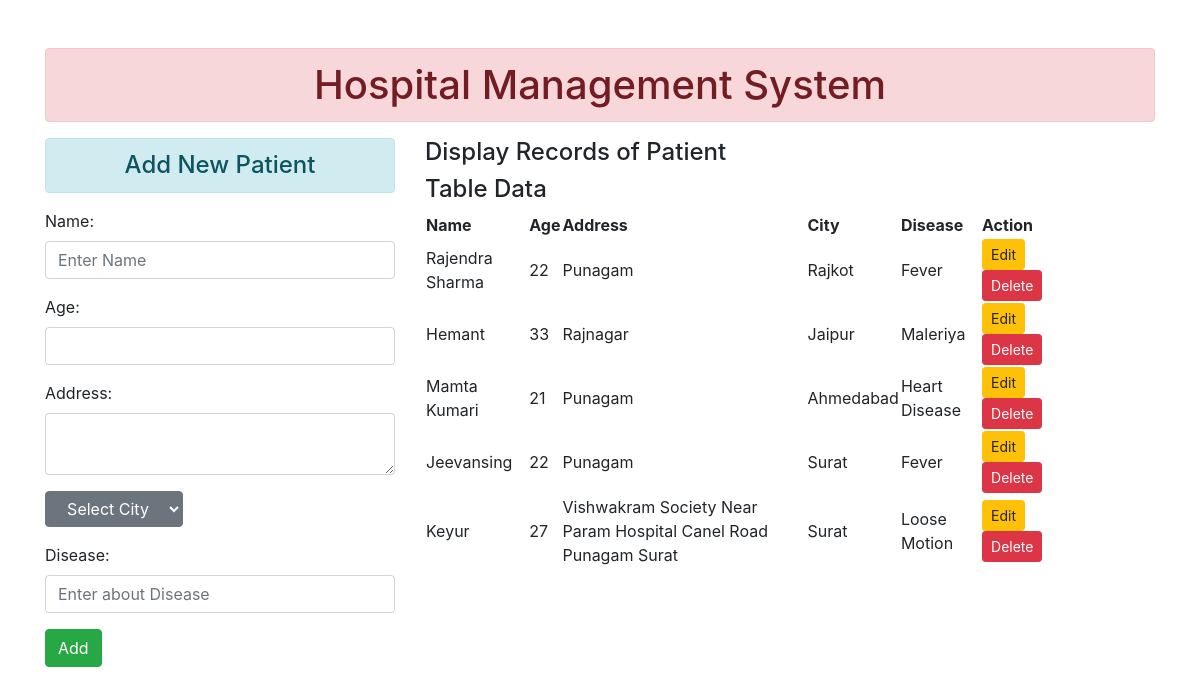
The page / on the database its author committed.
### My_HMS/models.py (models this page shows)
class Patient1(models.Model):
    PID=models.AutoField(primary_key=True)
    Name=models.CharField(max_length=75)
    Age=models.IntegerField()
    Address=models.TextField(max_length=100)
    City=models.CharField(max_length=45)
    Disease=models.CharField(max_length=40)

### My_HMS/views.py (the view, shortened to what this page needs)
# urls.py: path('', views.index),
def index(request):
    Pat=Patient.objects.all()
    return render(request,'insertdisplay.html',{'Patient':Pat})

### templates/insertdisplay.html (shortened to what this page needs)
{% extends 'base.html'%}
{% block content%}
<div class="row">
    <div class="col-sm-4">
        <h4 class="text-center alert alert-info">Add New Patient</h4>
        <form action="" method="POST">
            <p><label for="id_Name">Name:</label> <input  class='form-control' type="text"   placeholder="Enter Name"  {% if pdata %} value="{{ pdata.Name }}" {% endif %} name="Name" class="form-control" maxlength="75" required="" id="id_Name"></p>
            <p><label for="id_Age">Age:</label> <input  type="number" class="form-control" name="Age"  {% if pdata %} value="{{ pdata.Age }}" {% endif %}  required="" id="id_Age"></p>
            <p><label for="id_Address">Address:</label> <textarea name="Address" class="form-control"  cols="30" rows="2" maxlength="100" required="" id="id_Address"> {% if pdata %} {{ pdata.Address }} {% endif %}</textarea></p>
            <P>
                <select name="City" class="btn btn-secondary dropdown-toggle">
                    <option value="--Select City--">Select City</option>
                </select>
              </P>
            <p><label for="id_Disease">Disease:</label> <input type="text" name="Disease" class="form-control"  {% if pdata %} value="{{ pdata.Disease }}" {% endif %} maxlength="40" placeholder="Enter about Disease" required="" id="id_Disease"></p>
            <input type="submit" class="btn btn-success" value="Add">
        </form>
    </div>
    <div class="col-sm-7 offset">
        <h4> Display Records of Patient</h4>
        {% if Patient %}
            <h4>Table Data</h4>
            <table>
                <tr>
                    <th>Name</th>
                    <th>Age</th>
                    <th>Address</th>
                    <th>City</th>
                    <th>Disease</th>
                    <th>Action</th>
                </tr>
                    {% for p in Patient %}
                    <tr>
                        <td>{{ p.Name }}</td>
                        <td>{{ p.Age }}</td>
                        <td>{{ p.Address }}</td>
                        <td>{{ p.City }}</td>
                        <td>{{ p.Disease }}</td>
                        <td><a href="update/{{ p.PID }}" class="btn btn-warning btn-sm">Edit</a><form action="#" method="GET" class="d-inline">
                            <button type="Submit" value="Delete" class="btn btn-danger btn-sm"><a href="delete/{{ p.PID }}" style="color:white;text-decoration: none;">Delete</a></button>
                        </form></td>
                    </tr>
                    {% endfor %}
            </table>
        {% else %}
            <h4>No Records</h4>
        {% endif %}
    </div>
</div>
{% endblock content%}

### templates/base.html (shortened to what this page needs)
{% load static%}
<!DOCTYPE html>
<html lang="en">
    <head>
        <link rel="stylesheet" href="{% static 'css/bootstrap.css' %}">
    </head>
    <body>
        <div class="container mt-5">
            <h1 class="text-center alert alert-danger"> Hospital Management System</h1>
            {% block content %}
            {% endblock content%}
        </div>
    </body>
</html>

### rows shown on the page
Patient1: Name "Rajendra Sharma", Age "22", Address "Punagam", City "Rajkot", Disease "Fever"
Patient1: Name "Hemant", Age "33", Address "Rajnagar", City "Jaipur", Disease "Maleriya"
Patient1: Name "Mamta Kumari", Age "21", Address "Punagam", City "Ahmedabad", Disease "Heart Disease"
Patient1: Name "Jeevansing", Age "22", Address "Punagam", City "Surat", Disease "Fever"
Patient1: Name "Keyur", Age "27", Address "Vishwakram Society Near Param Hospital Canel Road Punagam Surat", City "Surat", Disease "Loose Motion"
